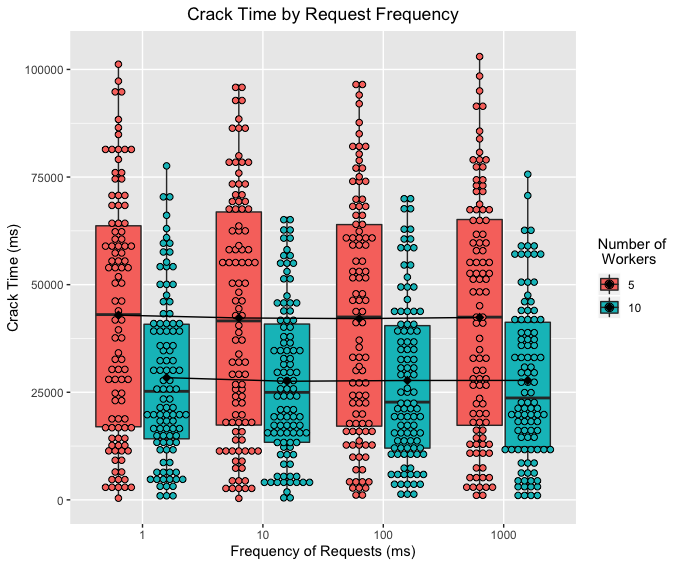

The script that drew this image:
library(ggplot2)
library(plyr)

r1w5 <- read.csv("request1w5", header=FALSE)
r1w10 <- read.csv("request1w10", header=FALSE)
r10w5 <- read.csv("request10w5", header=FALSE)
r10w10 <- read.csv("request10w10", header=FALSE)
r100w5 <- read.csv("request100w5", header=FALSE)
r100w10 <- read.csv("request100w10", header=FALSE)
r1000w5 <- read.csv("request1000w5", header=FALSE)
r1000w10 <- read.csv("request1000w10", header=FALSE)


names <- c('time','freq', 'num_servers')
r1w5 <-data.frame(r1w5, rep(1, 100), rep(5, 100))
colnames(r1w5) <- names
r1w10 <-data.frame(r1w10, rep(1, 100), rep(10, 100))
colnames(r1w10) <- names
r10w5 <-data.frame(r10w5, rep(10, 100), rep(5, 100))
colnames(r10w5) <- names
r10w10 <-data.frame(r10w10, rep(10, 100), rep(10, 100))
colnames(r10w10) <- names
r100w5 <-data.frame(r100w5, rep(100, 100), rep(5, 100))
colnames(r100w5) <- names
r100w10 <-data.frame(r100w10, rep(100, 100), rep(10, 100))
colnames(r100w10) <- names
r1000w5 <-data.frame(r1000w5, rep(1000, 100), rep(5, 100))
colnames(r1000w5) <- names
r1000w10 <-data.frame(r1000w10, rep(1000, 100), rep(10, 100))
colnames(r1000w10) <- names

df <- rbind(r1w5, r1w10, r10w5, r10w10, r100w5, r100w10, r1000w5, r1000w10)
df$freq <- as.factor(df$freq)
df$num_servers <- as.factor(df$num_servers)


df$freq <- as.factor(df$freq)
df$num_servers <- as.factor(df$num_servers)

# dot plot with colors
p<-ggplot(df, aes(x=freq, y=time, fill=num_servers))+
  geom_boxplot(position=position_dodge(0.8)) +
  geom_dotplot(binaxis='y', stackdir='center', binwidth = 1500, position=position_dodge(.8)) +
  ggtitle("Crack Time by Request Frequency") +
  xlab("Frequency of Requests (ms)") + ylab("Crack Time (ms)") +
  labs(fill="Number of \n Workers") + 
  theme(plot.title = element_text(hjust = 0.5)) +
  stat_summary(fun.y=mean, geom="point", shape=18,size=3, color='black', position=position_dodge(.8)) +
  stat_summary(fun.y = mean, color = "black", geom = "line", size=.5, aes(group = num_servers, color=paste("mean", num_servers)), position=position_dodge(.8))

p
